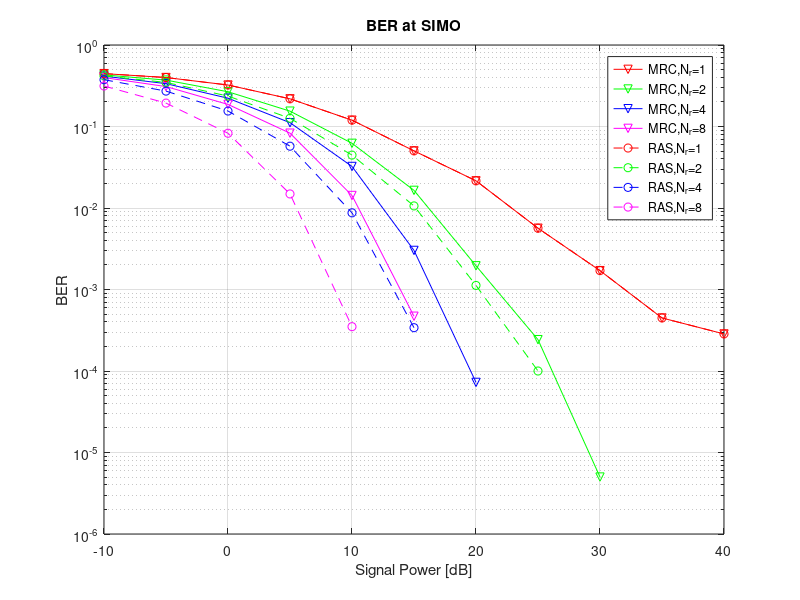

Write MATLAB code to recreate this figure.
close all; clear; clc;

P_db=-10:5:40;
BER=load('SIMO_BER.mat').BER;
MRC_BER=squeeze(BER(1,:,:)); RAS_BER=squeeze(BER(2,:,:));

figure(1)
semilogy(P_db,MRC_BER(1,:),'-rv'); grid on; hold on;
semilogy(P_db,MRC_BER(2,:),'-gv')
semilogy(P_db,MRC_BER(3,:),'-bv')
semilogy(P_db,MRC_BER(4,:),'-mv')
semilogy(P_db,RAS_BER(1,:),'--ro')
semilogy(P_db,RAS_BER(2,:),'--go')
semilogy(P_db,RAS_BER(3,:),'--bo')
semilogy(P_db,RAS_BER(4,:),'--mo')
legend('MRC,N_r=1', 'MRC,N_r=2', 'MRC,N_r=4', 'MRC,N_r=8','RAS,N_r=1', 'RAS,N_r=2', 'RAS,N_r=4', 'RAS,N_r=8');
xlabel('Signal Power [dB]')
ylabel('BER')
title('BER at SIMO')